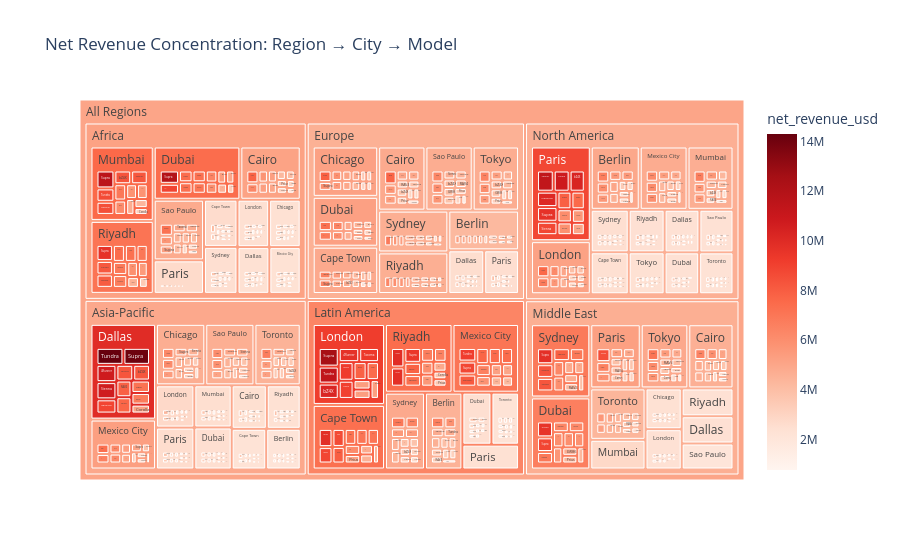

Source (notebook cell):
### Markdown cell above
### 5.7 Where is revenue concentrated across region, city, and model?

### Code cell
treemap_data = (
    sales_analysis.groupby(["region_name", "city", "model_name"], as_index=False)
    ["net_revenue_usd"].sum()
)
fig = px.treemap(
    treemap_data,
    path=[px.Constant("All Regions"), "region_name", "city", "model_name"],
    values="net_revenue_usd",
    color="net_revenue_usd",
    color_continuous_scale="Reds",
    title="Net Revenue Concentration: Region → City → Model",
)
fig.show()

### Figure 1 — Plotly figure (JSON) as saved in the notebook; plotly's stock layout.template omitted (floating-point values rounded to 4 significant figures; data arrays with more than 128 entries replaced by an {"elided": "..."} marker saying what was removed)
{"data": [{"branchvalues": "total", "customdata": {"elided": "917x1 float values"}, "domain": {"x": [0, 1], "y": [0, 1]}, "hovertemplate": "labels=%{label}<br>net_revenue_usd_sum=%{value}<br>parent=%{parent}<br>id=%{id}<br>net_revenue_usd=%{color}<extra></extra>", "ids": {"elided": "917 str values"}, "labels": {"elided": "917 str values"}, "marker": {"coloraxis": "coloraxis", "colors": {"elided": "917 float values"}}, "name": "", "parents": {"elided": "917 str values"}, "type": "treemap", "values": {"elided": "917 float values"}}], "layout": {"coloraxis": {"colorbar": {"title": {"text": "net_revenue_usd"}}, "colorscale": [[0, "rgb(255,245,240)"], [0.125, "rgb(254,224,210)"], [0.25, "rgb(252,187,161)"], [0.375, "rgb(252,146,114)"], [0.5, "rgb(251,106,74)"], [0.625, "rgb(239,59,44)"], [0.75, "rgb(203,24,29)"], [0.875, "rgb(165,15,21)"], [1, "rgb(103,0,13)"]]}, "legend": {"tracegroupgap": 0}, "title": {"text": "Net Revenue Concentration: Region → City → Model"}}}
